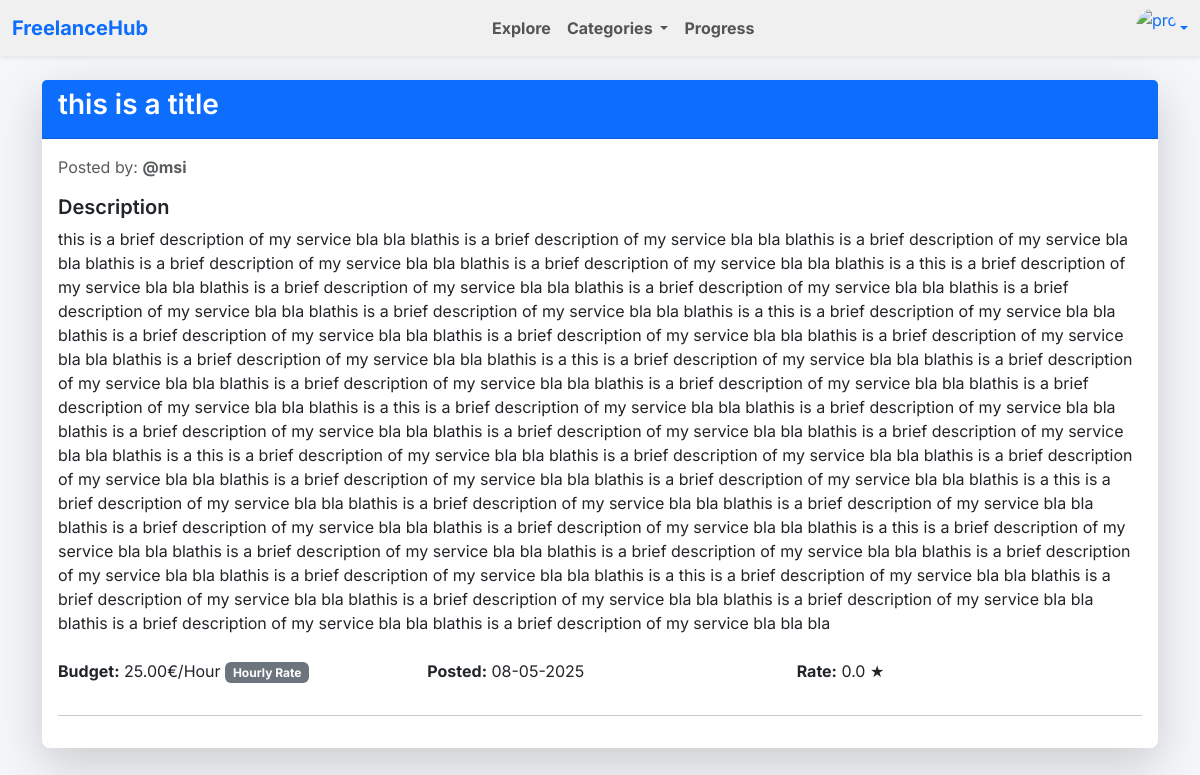
Screenshot of /client/service/1/ (signed in) with the database file from the repository.
### freelancer/models.py (models this page shows)
class Service(models.Model):
    user = models.ForeignKey(User, on_delete=models.CASCADE)
    title = models.CharField(max_length=100)
    description = models.TextField(blank=True, default='No Description Available')
    image_url = models.URLField(default="https://placehold.co/600x400")
    image = models.ImageField(upload_to='uploads/services', default='uploads/default.jpg')
    price = models.DecimalField(max_digits=8, decimal_places=2)
    rate = models.DecimalField(max_digits=2, decimal_places=1, default=0)
    created_at = models.DateTimeField(auto_now_add=True)
    updated_at = models.DateTimeField(auto_now=True)

### client/views.py (the view)
# urls.py: path('service/<int:pk>/', views.freelance_detail, name='freelance_detail'),
@login_required
def freelance_detail(request, pk):
    service = get_object_or_404(Service, pk=pk)
    return render(request, 'client/freelancer_detail.html', {'service': service})

### client/templates/client/freelancer_detail.html
{% extends 'main.html' %}
{% load humanize %}
{% block nav %}
    {% include "navbar.html" with logged_in=True %}
{% endblock %}
{% block content %}
    <div class="container py-4">
        <div class="card shadow-lg border-0 mb-4 rounded-3" style="min-width: 350px;">
            <div class="card-header bg-primary text-white">
                <h3>{{ service.title }}</h3>
            </div>
            <div class="card-body">
                <p class="text-muted">Posted by: <strong>@{{ service.user.username }}</strong></p>
                <h5>Description</h5>
                <p>{{ service.description }}</p>
                <div class="row mt-4">
                    <div class="col-md-4">
                        <p><strong>Budget:</strong> {{ service.price }}€/Hour
                            <span class="badge bg-secondary">Hourly Rate</span>
                        </p>
                    </div>
                    <div class="col-md-4">
                        <p><strong>Posted:</strong> {{ service.created_at|date:"d-m-Y" }}</p>
                    </div>
                    <div class="col-md-4">
                        <p><strong>Rate:</strong> {{ service.rate }} ★</p>
                    </div>
                </div>
                <hr>
            </div>
        </div>
    </div>
{% endblock %}

### templates/main.html (style rules this page uses)
body { font-family: 'Inter', sans-serif; background-color: #f4f6f9; color: #333; }
.card { background-color: #ffffff; border: 1px solid #e1e1e1; border-radius: 1rem; box-shadow: 0 4px 10px rgba(0, 0, 0, 0.08); transition: transform 0.2s ease, box-shadow 0.2s ease; }
.badge { background-color: #6f42c1; color: #fff; }
h1, h2, h3, h4, h5 { font-weight: 600; }

### rows the page displays
Service: title "this is a title", user.username "msi", description "this is a brief description of my service bla bla blathis is a brief description of my service bla bla blathis is a brief description of my service bla bla blathis is a brief description of my service bla bla blathis is a brief description of my service bla bla blathis is a this is a brief description of my service bla bla blathis is a brief description of my service bla bla blathis is a brief description of my service bla bla blathis is a brief description of my service bla bla blathis is a brief description of my service bla bla blathis is a this is a brief description of my service bla bla blathis is a brief description of my service bla bla blathis is a brief description of my service…", price "25.00", created_at "08-05-2025", rate "0.0"
